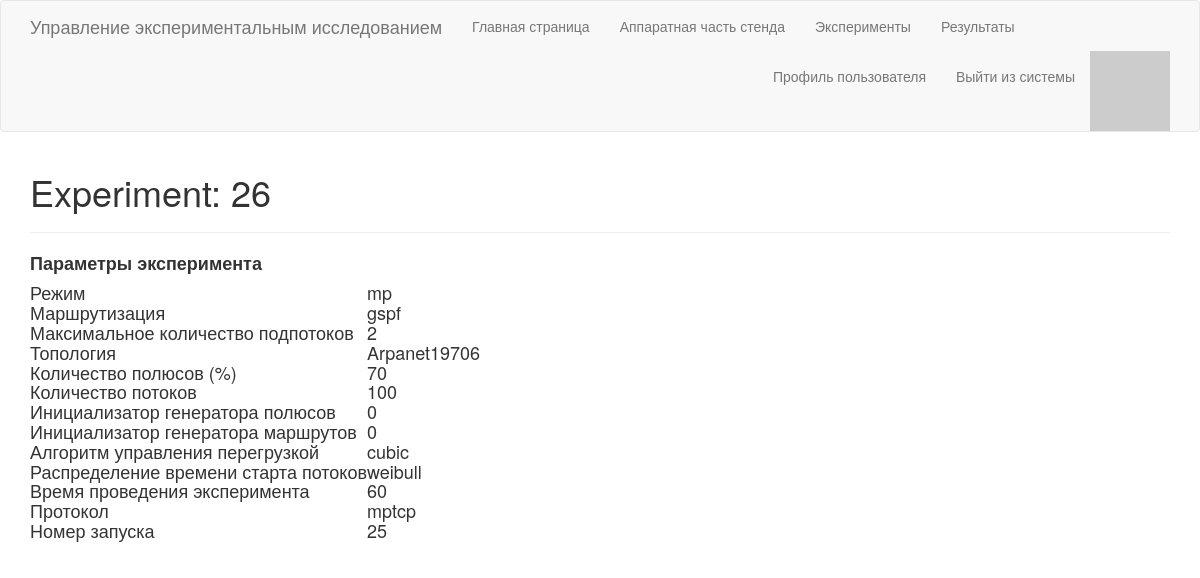
Screenshot of /experiment/26 (signed in) with the database file from the repository.
### app/experiment/ExperimentModel.py (models this page shows, shortened)
class Experiment(db.Model):
    id = db.Column(db.Integer, primary_key=True)
    mode = db.Column(db.String(10), index=True)
    model = db.Column(db.String(10), index=True)
    subflow = db.Column(db.Integer, index=True)
    topo = db.Column(db.String(20), index=True)
    poles = db.Column(db.Integer, index=True)
    flows = db.Column(db.Integer, index=True)
    poles_seed = db.Column(db.Integer, index=True)
    routes_seed = db.Column(db.Integer, index=True)
    cc = db.Column(db.String(20), index=True)
    protocol = db.Column(db.String(20), index=True)
    distribution = db.Column(db.String(20), index=True)
    time = db.Column(db.Integer, index=True)
    probe = db.Column(db.Integer, index=True)
    completed = db.Column(db.Boolean, index=True)

### app/routes.py (the view)
@app.route('/experiment/<experimentid>')
@login_required
def exp_info(experimentid):
    exp = Experiment.query.filter_by(id=experimentid).first_or_404()
    return render_template('experiment.html', experiment=exp)

### app/models.py (called while the page is built)
@login.user_loader
def load_user(id):
    return User.query.get(int(id))

    def avatar(self, size):
        digest = md5(self.email.lower().encode('utf-8')).hexdigest()
        return 'https://www.gravatar.com/avatar/{}?d=identicon&s={}'.format(
                        digest, size)

### app/routes.py (called while the page is built)
@app.before_request
def before_request():
    if current_user.is_authenticated:
        current_user.last_seen = datetime.utcnow()
        db.session.commit()

### app/templates/experiment.html
{% extends "base.html" %}
{% block app_content %}
    <h1>Experiment: {{ experiment.id }}</h1>
    <hr>
    <h4>
    <p><b>Параметры эксперимента</b></p>
    <table>
    <tr> <td>Режим </td> <td>{{ experiment.mode }}</td> </tr>
    <tr> <td>Маршрутизация </td> <td>{{ experiment.model }}</td> </tr>
    <tr> <td>Максимальное количество подпотоков </td> <td>{{ experiment.subflow }}</td> </tr>
    <tr> <td>Топология </td> <td>{{ experiment.topo }}</td> </tr>
    <tr> <td>Количество полюсов (%)</td> <td>{{ experiment.poles }}</td> </tr>
    <tr> <td>Количество потоков </td> <td>{{ experiment.flows }}</td> </tr>
    <tr> <td>Инициализатор генератора полюсов </td> <td>{{ experiment.poles_seed }}</td> </tr>
    <tr> <td>Инициализатор генератора маршрутов </td> <td>{{ experiment.routes_seed }}</td> </tr>
    <tr> <td>Алгоритм управления перегрузкой </td> <td>{{ experiment.cc }}</td> </tr>
    <tr> <td>Распределение времени старта потоков </td> <td>{{ experiment.distribution }}</td> </tr>
    <tr> <td>Время проведения эксперимента </td> <td>{{ experiment.time }}</td> </tr>
    <tr> <td>Протокол </td> <td>{{ experiment.protocol }}</td> </tr>
    <tr> <td>Номер запуска </td> <td>{{ experiment.probe }}</td> </tr>
    </table>
{% endblock %}

### rows the page displays
Experiment: id "26", mode "mp", model "gspf", subflow "2", topo "Arpanet19706", poles "70", flows "100", poles_seed "0", routes_seed "0", cc "cubic", distribution "weibull", time "60", protocol "mptcp", probe "25"
